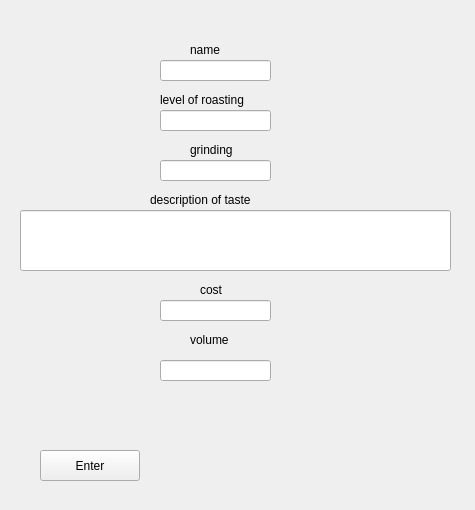
<?xml version="1.0" encoding="UTF-8"?>
<ui version="4.0">
 <class>Form</class>
 <widget class="QWidget" name="Form">
  <property name="geometry">
   <rect>
    <x>0</x>
    <y>0</y>
    <width>475</width>
    <height>510</height>
   </rect>
  </property>
  <property name="windowTitle">
   <string>Form</string>
  </property>
  <widget class="QLabel" name="label">
   <property name="geometry">
    <rect>
     <x>190</x>
     <y>40</y>
     <width>67</width>
     <height>19</height>
    </rect>
   </property>
   <property name="text">
    <string>name</string>
   </property>
  </widget>
  <widget class="QLabel" name="label_2">
   <property name="geometry">
    <rect>
     <x>160</x>
     <y>90</y>
     <width>131</width>
     <height>19</height>
    </rect>
   </property>
   <property name="text">
    <string>level of roasting</string>
   </property>
  </widget>
  <widget class="QLabel" name="label_3">
   <property name="geometry">
    <rect>
     <x>190</x>
     <y>140</y>
     <width>67</width>
     <height>19</height>
    </rect>
   </property>
   <property name="text">
    <string>grinding</string>
   </property>
  </widget>
  <widget class="QLabel" name="label_4">
   <property name="geometry">
    <rect>
     <x>150</x>
     <y>190</y>
     <width>151</width>
     <height>19</height>
    </rect>
   </property>
   <property name="text">
    <string>description of taste</string>
   </property>
  </widget>
  <widget class="QLabel" name="label_5">
   <property name="geometry">
    <rect>
     <x>200</x>
     <y>280</y>
     <width>67</width>
     <height>19</height>
    </rect>
   </property>
   <property name="text">
    <string>cost</string>
   </property>
  </widget>
  <widget class="QLabel" name="label_6">
   <property name="geometry">
    <rect>
     <x>190</x>
     <y>330</y>
     <width>67</width>
     <height>19</height>
    </rect>
   </property>
   <property name="text">
    <string>volume</string>
   </property>
  </widget>
  <widget class="QPushButton" name="Enter">
   <property name="geometry">
    <rect>
     <x>40</x>
     <y>450</y>
     <width>100</width>
     <height>31</height>
    </rect>
   </property>
   <property name="text">
    <string>Enter</string>
   </property>
  </widget>
  <widget class="QLineEdit" name="name">
   <property name="geometry">
    <rect>
     <x>160</x>
     <y>60</y>
     <width>111</width>
     <height>21</height>
    </rect>
   </property>
  </widget>
  <widget class="QLineEdit" name="level">
   <property name="geometry">
    <rect>
     <x>160</x>
     <y>110</y>
     <width>111</width>
     <height>21</height>
    </rect>
   </property>
  </widget>
  <widget class="QLineEdit" name="grinding">
   <property name="geometry">
    <rect>
     <x>160</x>
     <y>160</y>
     <width>111</width>
     <height>21</height>
    </rect>
   </property>
  </widget>
  <widget class="QLineEdit" name="descr">
   <property name="geometry">
    <rect>
     <x>20</x>
     <y>210</y>
     <width>431</width>
     <height>61</height>
    </rect>
   </property>
  </widget>
  <widget class="QLineEdit" name="cost">
   <property name="geometry">
    <rect>
     <x>160</x>
     <y>300</y>
     <width>111</width>
     <height>21</height>
    </rect>
   </property>
  </widget>
  <widget class="QLineEdit" name="volume">
   <property name="geometry">
    <rect>
     <x>160</x>
     <y>360</y>
     <width>111</width>
     <height>21</height>
    </rect>
   </property>
  </widget>
 </widget>
 <resources/>
 <connections/>
</ui>
